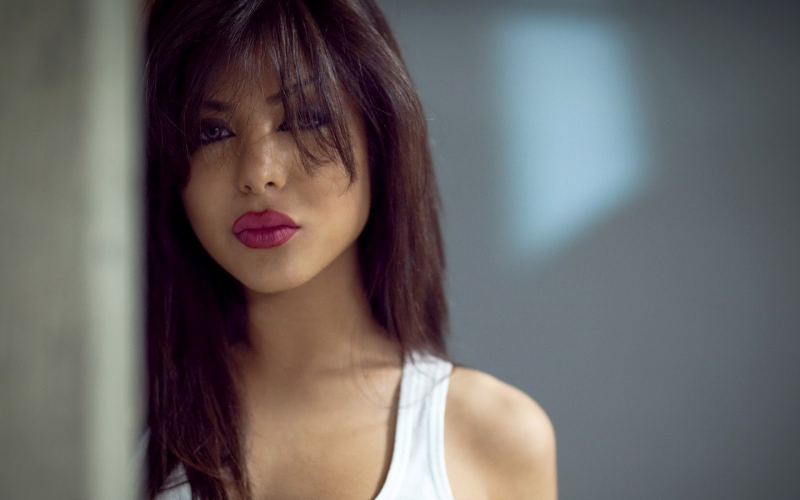
#> input picture face recognition project/face3.jpg, 1600 x 1000 px (shown at 1/2 size)
$ python 'image recognition.py'
#> lines starting #> are read from the running program, lines starting #| are printed output that depends on the picture; after the words box and inside, x2 and y2 are one past the last pixel; in counts of white or black regions, pixels touching at a corner belong together
# This is the code for Face Recognition Project

import cv2

face_cascade = cv2.CascadeClassifier("C:\\Users\\Saad\\Desktop\\image project\\venv\\Lib\\site-packages\\cv2\\data\\haarcascade_frontalface_default.xml")
# eye_cascade = cv2.CascadeClassifier("C:\\Users\\Saad\\Desktop\\image project\\venv\\Lib\\site-packages\\cv2\\data\\haarcascade_eye.xml")

img = cv2.imread("face3.jpg",1)
#> img is the input picture: shape (1000, 1600, 3); mean B, G, R 99.9, 100.6, 104.7


#
# resize = cv2.resize(img,(800,800))

print(img)
#> (printed output is left out)
gray_img = cv2.cvtColor(img, cv2.COLOR_BGR2GRAY)
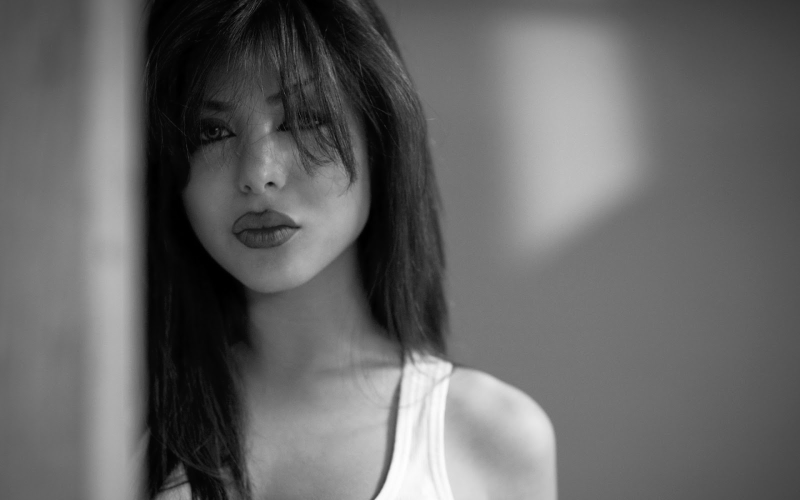
#> gray_img: shape (1000, 1600) (shown at 1/2 size); min 0, max 255, mean 101.8
faces = face_cascade.detectMultiScale(gray_img, scaleFactor=1.05, minNeighbors=5)
#> faces = [[272, 85, 515, 515]]
# eyes = eye_cascade.detectMultiScale(gray_img, 1.3, 5 )

print(type(faces))
#| <class 'numpy.ndarray'>

print(faces)
#| [[272  85 515 515]]

for x,y,w,h in faces :
    img = cv2.rectangle(img, (x,y), (x+w,y+h), (0,255,0), 3)
#> this loop made 1 pass
#> pass 1, `img = cv2.rectangle(img, (x,y), (x+w,y+h), (0,255,0), 3)`:
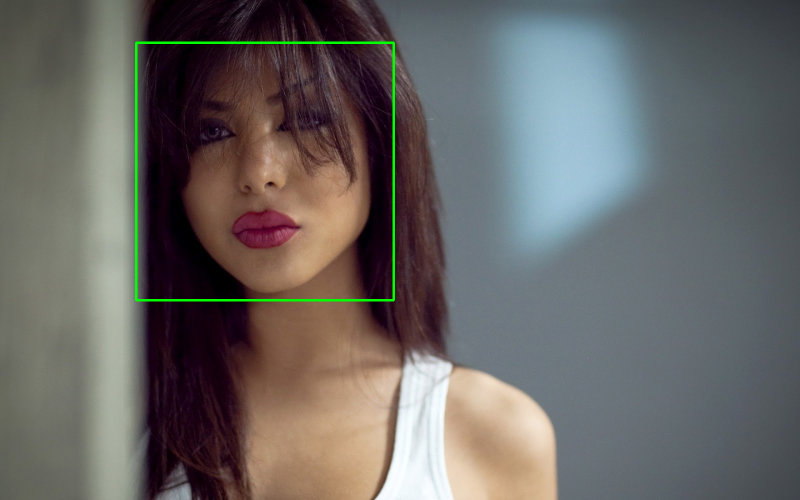
#> img: shape (1000, 1600, 3) (shown at 1/2 size); 0.64% of pixels changed, all inside (x1, y1, x2, y2) = (270, 83, 790, 603)

# for a,b,c,d in eyes :
#     img = cv2.rectangle(img, (a,b), (a+w,b+h), (20,245,0), 3)

cv2.imshow("ASUS",img)
cv2.waitKey(0)
cv2.destroyAllWindows()

$ run again, with face recognition project/cloud.jpg copied over face recognition project/face3.jpg
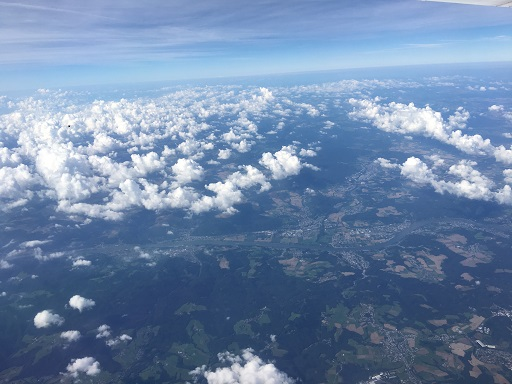
#> input picture face recognition project/cloud.jpg, 512 x 384 px
#> img is the input picture: shape (384, 512, 3); mean B, G, R 167.8, 134.4, 110.1
#> (printed output is left out)
#> `gray_img = cv2.cvtColor(img, cv2.COLOR_BGR2GRAY)`:
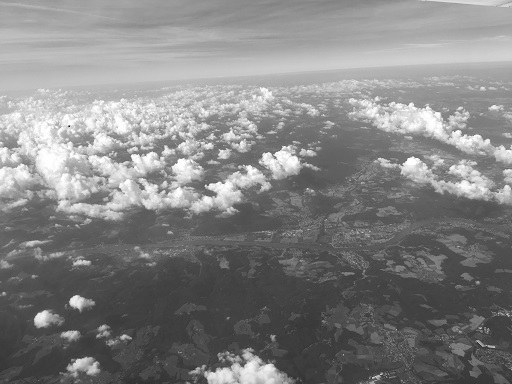
#> gray_img: shape (384, 512); min 2, max 255, mean 130.9
#> faces = ()
#| <class 'tuple'>

$ run again, with face recognition project/fac2.jpg copied over face recognition project/face3.jpg
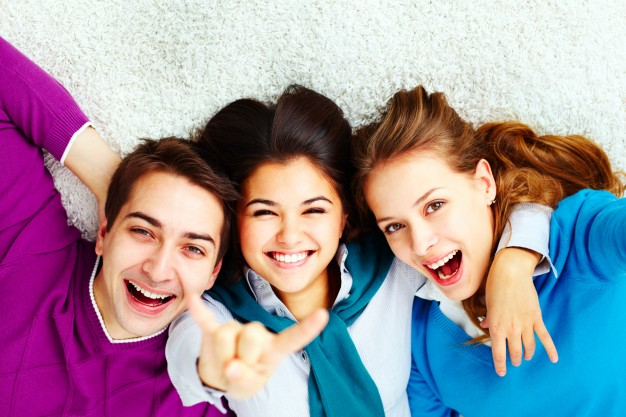
#> input picture face recognition project/fac2.jpg, 626 x 417 px
#> img is the input picture: shape (417, 626, 3); mean B, G, R 159.9, 147, 159.3
#> (printed output is left out)
#> `gray_img = cv2.cvtColor(img, cv2.COLOR_BGR2GRAY)`:
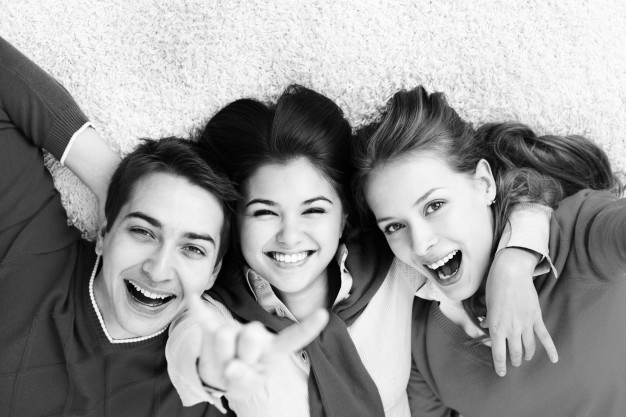
#> gray_img: shape (417, 626); min 0, max 255, mean 152.1
#> faces = [[227, 162, 126, 126], [92, 179, 153, 153]]
#| <class 'numpy.ndarray'>
#| [[227 162 126 126]
#|  [ 92 179 153 153]]
#> the loop `for x,y,w,h in faces :` made 2 passes
#> pass 2, `img = cv2.rectangle(img, (x,y), (x+w,y+h), (0,255,0), 3)`:
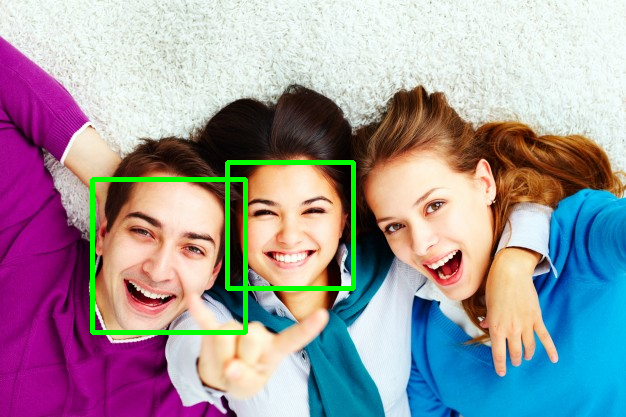
#> img: shape (417, 626, 3); mean B, G, R 158.2, 150.5, 156.9
